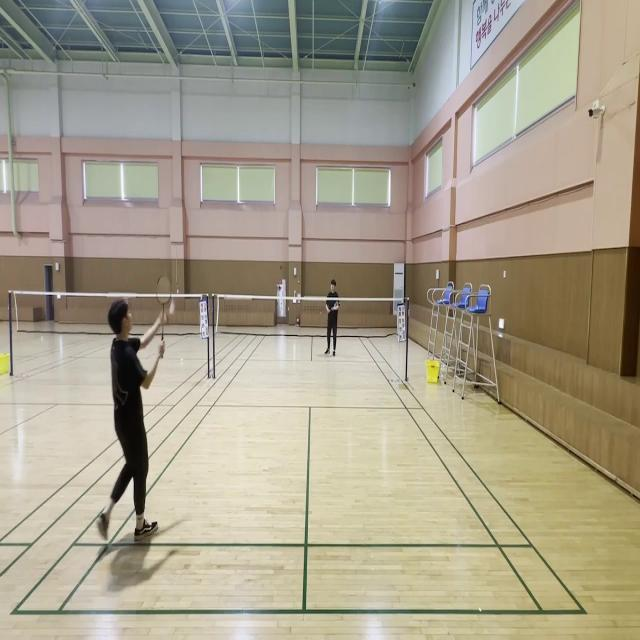
#> input picture yolov8/shuttle-yolo-dataset/images/train/000100_jpg.rf.ae7e3ca72f8d608fb252e83eeb3428e7.jpg, 640 x 640 px; its folder holds only this picture in this run
$ python -i court_detection.py   (imports and definitions only)
#> lines starting #> are read from the running program, lines starting #| are printed output that depends on the picture; after the words box and inside, x2 and y2 are one past the last pixel; in counts of white or black regions, pixels touching at a corner belong together
#> further down, picture is the input picture: shape (640, 640, 3); mean B, G, R 139.5, 158.6, 165.9
"""Classical, bounded court-template search on a static-camera background.

This initial detector proposes calibrations for review. Court geometry alone
cannot identify the physical near end of a symmetric court, and the quality
thresholds have not yet been calibrated on a source-disjoint real-video set.
"""

from __future__ import annotations

from dataclasses import dataclass
from itertools import combinations

import cv2
import numpy as np

from src.court_projection import (
    COURT_CALIBRATION_LINES,
    CourtHomography,
    _transform_numpy,
    floor_court_line_segments,
)


@dataclass
class CourtDetection:
    calibration: CourtHomography | None
    image_lines: dict[str, list[list[float]]]
    diagnostics: dict
    status: str


def line_evidence(image: np.ndarray) -> np.ndarray:
    """Bright local line contrast, independent of a particular surface color."""
    if image.ndim != 3 or image.shape[2] != 3 or image.dtype != np.uint8:
        raise ValueError("court image must be a uint8 BGR image")
    gray = cv2.cvtColor(image, cv2.COLOR_BGR2GRAY)
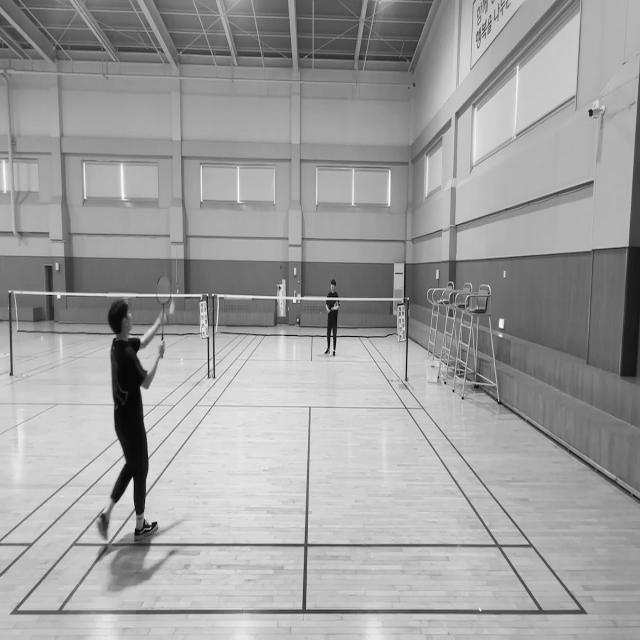
#> gray: shape (640, 640); min 0, max 254, mean 158.6
    size = max(9, int(min(gray.shape) * 0.035) | 1)
#> size = 23
    local = cv2.morphologyEx(
        gray, cv2.MORPH_TOPHAT, np.ones((size, size), dtype=np.uint8)
    )
    saturation = cv2.cvtColor(image, cv2.COLOR_BGR2HSV)[:, :, 1]
    chroma = cv2.morphologyEx(
        255 - saturation, cv2.MORPH_TOPHAT, np.ones((size, size), dtype=np.uint8)
    )
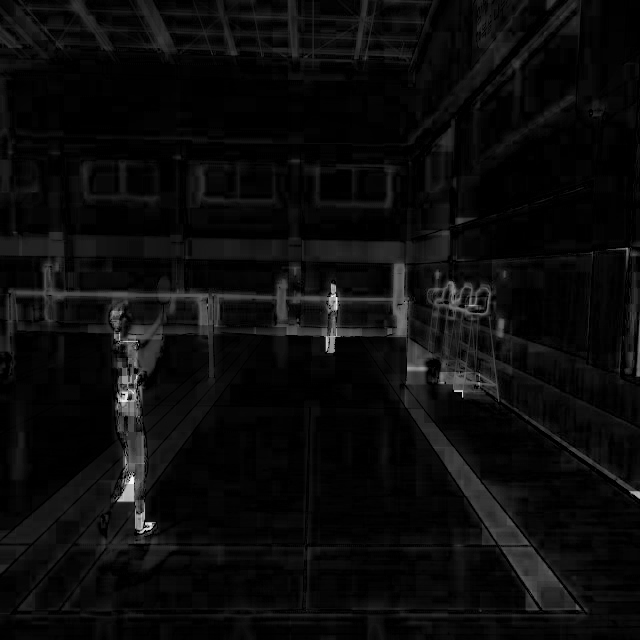
#> chroma: shape (640, 640); min 0, max 255, mean 11.5
    # Compare each candidate with its own surroundings. A colored reflection
    # can be bright in gray while adding little or no light to one color
    # channel; white paint generally brightens all channels, or is much less
    # saturated than the nearby floor. Neither cue assumes a floor hue.
    nearby = cv2.blur(image.astype(np.float32), (size, size))
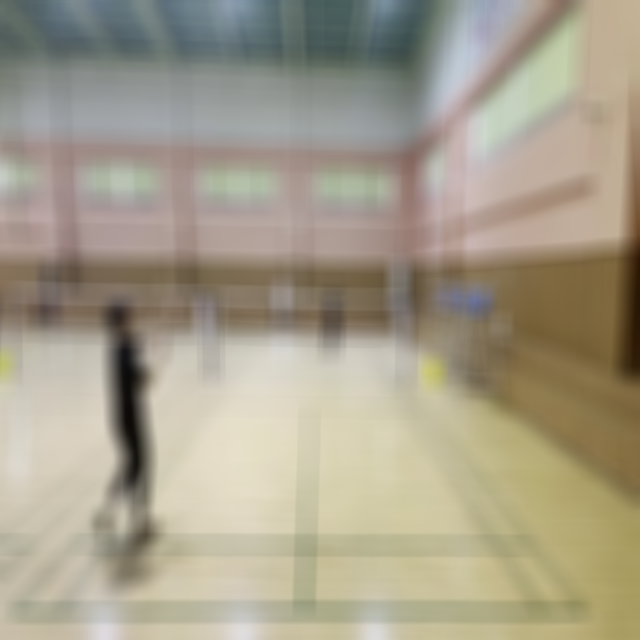
#> nearby: shape (640, 640, 3) float32; mean B, G, R 139.5, 158.6, 165.9
    channel_gain = np.min(image.astype(np.float32) - nearby, axis=2)
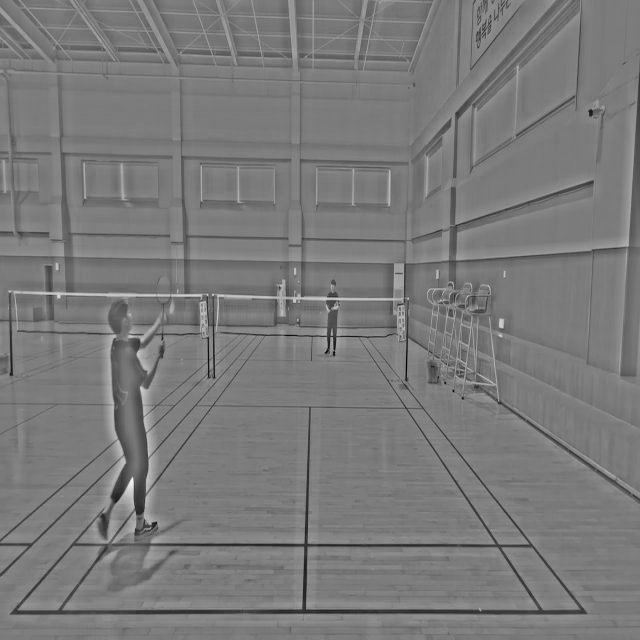
#> channel_gain: shape (640, 640) float32; min -175.7, max 186.1, mean -2.1; drawn with min black and max white
    nearby_saturation = cv2.blur(saturation.astype(np.float32), (size, size))
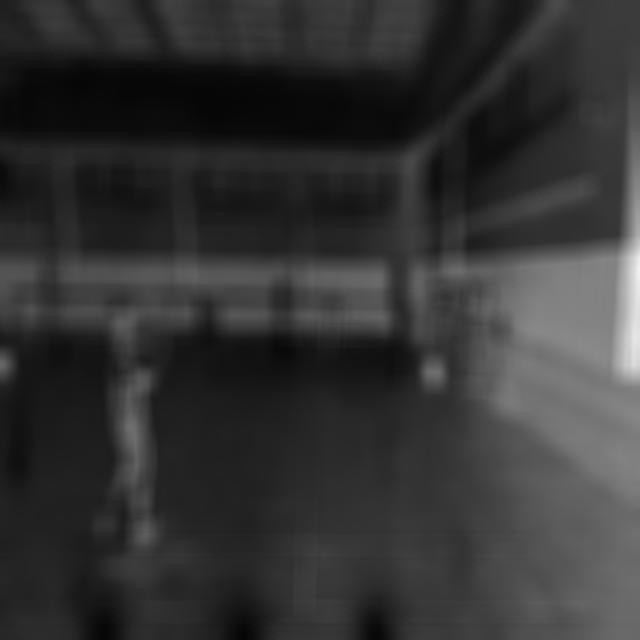
#> nearby_saturation: shape (640, 640) float32; min 6.06, max 242.3, mean 51.7
    pale = saturation.astype(np.float32) < np.maximum(45.0, nearby_saturation * 0.65)
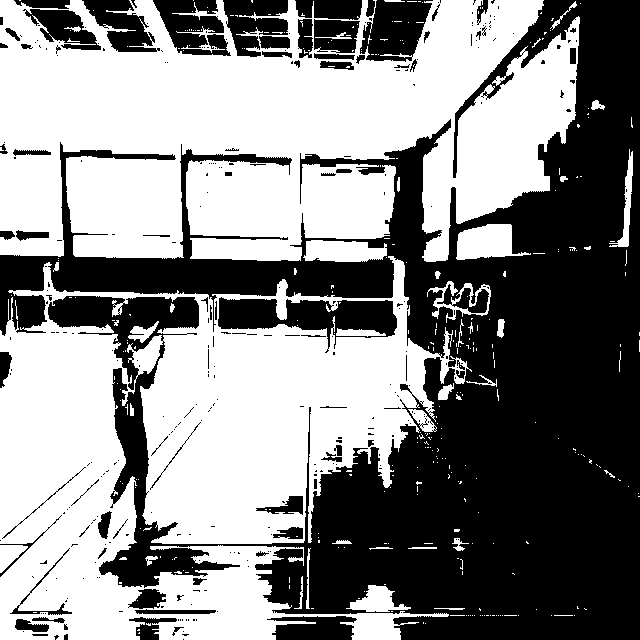
#> pale: shape (640, 640) bool; 53.2% white; 323 black regions (245 under 20 px), largest, box (x1, y1, x2, y2) and area: (0, 0, 640, 640) 162370, (218, 297, 397, 353) 4939, (360, 0, 433, 62) 3103
    contrast = ((local > 7) & ((channel_gain > 3) | pale)) | ((chroma > 12) & pale)
#> contrast: shape (640, 640) bool; 43.1% white; 1089 white regions (903 under 20 px), largest, box (x1, y1, x2, y2) and area: (0, 240, 640, 640) 86164, (0, 0, 438, 257) 25562, (401, 0, 576, 263) 15027
    return np.where(contrast & (gray > 105), 255, 0).astype(np.uint8)
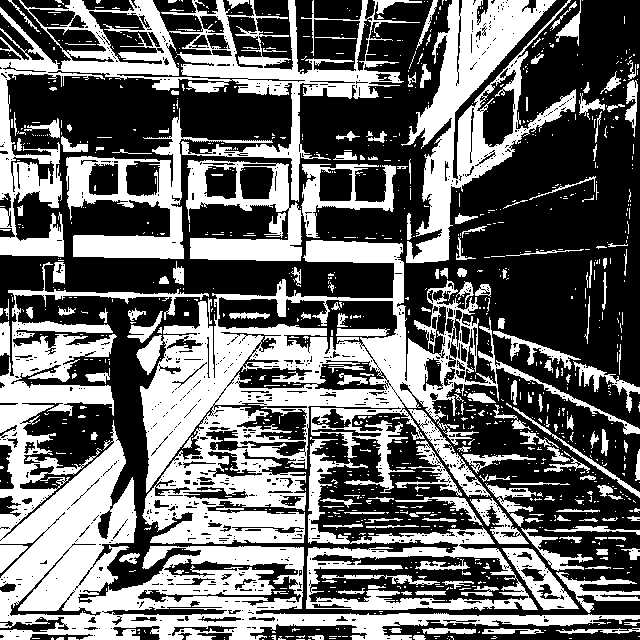
#> returned value: shape (640, 640); 41.4% white; 1096 white regions (898 under 20 px), largest, box (x1, y1, x2, y2) and area: (136, 240, 640, 544) 41794, (0, 262, 640, 640) 40990, (0, 0, 422, 257) 21079


# [228 lines left out: functions _legacy_line_evidence, _legacy_surface_region, _surface_region, _coefficients, _extract_lines, _direction_families and 3 more, not called in this run]


def _distance(mask: np.ndarray) -> np.ndarray:
    return cv2.distanceTransform(255 - mask, cv2.DIST_L2, 3)


# [335 lines left out: functions _plausible, _matched_lines, _finite_overlap, _finite_distances, _consistency, _court_line_endpoints and 3 more, not called in this run]

>>> import cv2
>>> picture = cv2.imread('../yolov8/shuttle-yolo-dataset/images/train/000100_jpg.rf.ae7e3ca72f8d608fb252e83eeb3428e7.jpg')
>>> result = line_evidence(picture)
